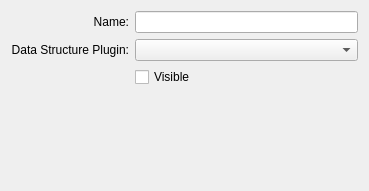
<?xml version="1.0" encoding="UTF-8"?>
<ui version="4.0">
 <class>DataStructurePage</class>
 <widget class="QWidget" name="DataStructurePage">
  <property name="geometry">
   <rect>
    <x>0</x>
    <y>0</y>
    <width>369</width>
    <height>191</height>
   </rect>
  </property>
  <layout class="QGridLayout" name="gridLayout">
   <item row="0" column="0">
    <layout class="QGridLayout" name="gridLayout_2">
     <item row="0" column="0">
      <widget class="QLabel" name="nameLabel">
       <property name="text">
        <string>Name:</string>
       </property>
       <property name="alignment">
        <set>Qt::AlignRight|Qt::AlignTrailing|Qt::AlignVCenter</set>
       </property>
       <property name="buddy">
        <cstring>dataStructureName</cstring>
       </property>
      </widget>
     </item>
     <item row="0" column="1">
      <widget class="KLineEdit" name="dataStructureName"/>
     </item>
     <item row="2" column="0">
      <widget class="QLabel" name="label">
       <property name="text">
        <string>Data Structure Plugin:</string>
       </property>
       <property name="alignment">
        <set>Qt::AlignRight|Qt::AlignTrailing|Qt::AlignVCenter</set>
       </property>
       <property name="buddy">
        <cstring>dataStructurePlugin</cstring>
       </property>
      </widget>
     </item>
     <item row="2" column="1">
      <widget class="KComboBox" name="dataStructurePlugin"/>
     </item>
     <item row="3" column="1">
      <widget class="QCheckBox" name="dataStructureVisible">
       <property name="text">
        <string>Visible</string>
       </property>
      </widget>
     </item>
    </layout>
   </item>
   <item row="1" column="0">
    <spacer name="verticalSpacer">
     <property name="orientation">
      <enum>Qt::Vertical</enum>
     </property>
     <property name="sizeHint" stdset="0">
      <size>
       <width>20</width>
       <height>40</height>
      </size>
     </property>
    </spacer>
   </item>
  </layout>
 </widget>
 <customwidgets>
  <customwidget>
   <class>KComboBox</class>
   <extends>QComboBox</extends>
   <header>kcombobox.h</header>
  </customwidget>
  <customwidget>
   <class>KLineEdit</class>
   <extends>QLineEdit</extends>
   <header>klineedit.h</header>
  </customwidget>
 </customwidgets>
 <resources/>
 <connections/>
</ui>
